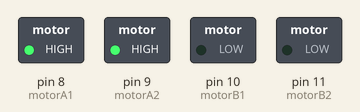
This sketch was run on a simulated Arduino Uno, built with avr-gcc and run on an emulated ATmega328P. On the bench: switched loads named in the sketch (green lamp = pin HIGH).

Above: at 1.0 s.
At 3.0 s:
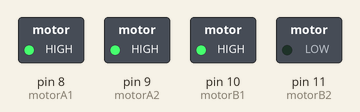
At 5.5 s:
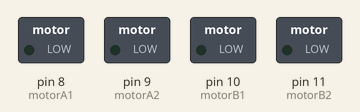
At 8.0 s:
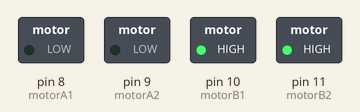
At 10.0 s:
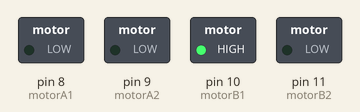
Timing chart, 0 to 14.3 s (numbered marks = the images above):
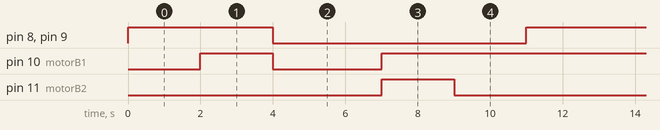

Measured:
- by itself, pin 8 (motorA1), pin 9 (motorA2): alternates HIGH for 4.0 s and LOW for 7.0 s
- by itself, pin 10 (motorB1): repeats every 11.0 s: LOW 3.0 s, HIGH 8.0 s
- by itself, pin 11 (motorB2): alternates HIGH for 2.0 s and LOW for 9.0 s

The sketch:

sketch_oct23a.ino
```cpp
const int trigPin = 3;             //Trig Pin
const int echoPin = 4;             //Echo Pin
const int motorA1 =  8;            // A1A
const int motorA2  = 9;            // A1B
const int motorB1 =  10;            // B1A
const int motorB2 =  11;            // B1B

long duration, cm, inches;
int BackwardSpeed = 100;
int ForwardSpeed = 100;

void setup() {
  Serial.begin (9600);             // Serial Port begin
  pinMode(trigPin, OUTPUT);          // 定義輸入和輸出
  pinMode(echoPin, INPUT);

  pinMode( motorA1 , OUTPUT);
  pinMode( motorA2 , OUTPUT);

  pinMode( motorB1 , OUTPUT);
  pinMode( motorB2 , OUTPUT);
}

void loop() {
//
//  digitalWrite(trigPin, LOW);
//  delayMicroseconds(5);
//  digitalWrite(trigPin, HIGH);     // 給 Trig 高電位，持續 10微秒
//  delayMicroseconds(10);
//  digitalWrite(trigPin, LOW);
//
//  pinMode(echoPin, INPUT);          // 讀取 echo 的電位
//  duration = pulseIn(echoPin, HIGH);   // 收到高電位時的時間
//
//  cm = (duration / 2) / 29.1;       // 將時間換算成距離 cm 或 inch
//  Serial.println(cm);

//  if ( cm < 20 ) {
//    // 先倒退
//    for (int i = 0; i < 5000 ; i++) {
//      motorBackward();
//    }
//    // 再右轉彎
//    for (int i = 0; i < 5000 ; i++) {
//      motorRight();
//    }
//  } else
//  {
//    motorLeft();
//    delay(1000);
//    motorForward();
//  }
  analogWrite(motorA1,255);
  digitalWrite(motorA2,HIGH);
  delay(2000);
  analogWrite(motorB1,255);
  digitalWrite(motorB2,LOW);
  delay(2000);
  analogWrite(motorA1,LOW);
  digitalWrite(motorA2,LOW);
  analogWrite(motorB1,LOW);
  digitalWrite(motorB2,LOW);
  delay(3000);
  analogWrite(motorB1,255);
  digitalWrite(motorB2,HIGH);
  delay(2000);
  analogWrite(motorB1,255);
  digitalWrite(motorB2,LOW);
  delay(2000);
}

void motorStop() {
  digitalWrite( motorA1 , LOW);
  digitalWrite( motorA2 , LOW);
  digitalWrite( motorB1 , LOW);
  digitalWrite( motorB2 , LOW);
}

// 往後
void motorBackward() {
  //  digitalWrite( motorA1 , HIGH);
  analogWrite( motorA1 , BackwardSpeed);
  digitalWrite( motorA2 , LOW);
  digitalWrite( motorB1 , LOW);
  analogWrite( motorB2 , BackwardSpeed);

}

// 往前
void motorForward() {
  digitalWrite( motorA1 , LOW);
  analogWrite( motorA2 , ForwardSpeed);
  analogWrite( motorB1 , ForwardSpeed);
  digitalWrite( motorB2 , LOW);
}

// 右轉
void motorRight() {
  digitalWrite( motorA1 , LOW);
  analogWrite( motorA2 , ForwardSpeed);
  digitalWrite( motorB1 , LOW);
  analogWrite( motorB2 , ForwardSpeed);
}

// 左轉
void motorLeft() {
  digitalWrite( motorA1 , LOW);
  analogWrite( motorA2 , ForwardSpeed);
  digitalWrite( motorB1 , LOW);
  analogWrite( motorB2 , ForwardSpeed);
}
```
